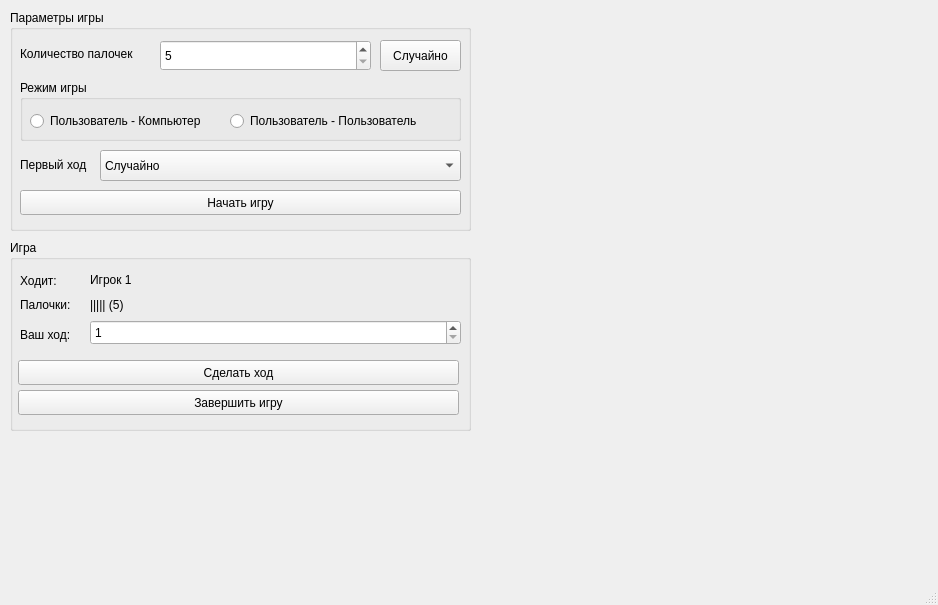
<?xml version="1.0" encoding="UTF-8"?>
<ui version="4.0">
 <class>MainWindow</class>
 <widget class="QMainWindow" name="MainWindow">
  <property name="geometry">
   <rect>
    <x>0</x>
    <y>0</y>
    <width>938</width>
    <height>605</height>
   </rect>
  </property>
  <property name="windowTitle">
   <string>MainWindow</string>
  </property>
  <widget class="QWidget" name="centralwidget">
   <widget class="QGroupBox" name="qgb_game">
    <property name="geometry">
     <rect>
      <x>10</x>
      <y>240</y>
      <width>461</width>
      <height>191</height>
     </rect>
    </property>
    <property name="title">
     <string>Игра</string>
    </property>
    <widget class="QPushButton" name="qpb_game_end">
     <property name="geometry">
      <rect>
       <x>8</x>
       <y>150</y>
       <width>441</width>
       <height>25</height>
      </rect>
     </property>
     <property name="text">
      <string>Завершить игру</string>
     </property>
    </widget>
    <widget class="QPushButton" name="qpb_game_move">
     <property name="geometry">
      <rect>
       <x>8</x>
       <y>120</y>
       <width>441</width>
       <height>25</height>
      </rect>
     </property>
     <property name="text">
      <string>Сделать ход</string>
     </property>
    </widget>
    <widget class="QLabel" name="label_8">
     <property name="geometry">
      <rect>
       <x>10</x>
       <y>80</y>
       <width>61</width>
       <height>29</height>
      </rect>
     </property>
     <property name="text">
      <string>Ваш ход:</string>
     </property>
    </widget>
    <widget class="QLabel" name="label_9">
     <property name="geometry">
      <rect>
       <x>10</x>
       <y>50</y>
       <width>61</width>
       <height>29</height>
      </rect>
     </property>
     <property name="text">
      <string>Палочки:</string>
     </property>
    </widget>
    <widget class="QLabel" name="label_6">
     <property name="geometry">
      <rect>
       <x>10</x>
       <y>30</y>
       <width>51</width>
       <height>21</height>
      </rect>
     </property>
     <property name="text">
      <string>Ходит:</string>
     </property>
    </widget>
    <widget class="QLabel" name="ql_game_player_now">
     <property name="geometry">
      <rect>
       <x>80</x>
       <y>30</y>
       <width>201</width>
       <height>20</height>
      </rect>
     </property>
     <property name="text">
      <string>Игрок 1</string>
     </property>
    </widget>
    <widget class="QLabel" name="ql_game_sticks_now">
     <property name="geometry">
      <rect>
       <x>80</x>
       <y>50</y>
       <width>371</width>
       <height>29</height>
      </rect>
     </property>
     <property name="text">
      <string>||||| (5)</string>
     </property>
    </widget>
    <widget class="QSpinBox" name="qsb_game_step">
     <property name="geometry">
      <rect>
       <x>80</x>
       <y>80</y>
       <width>371</width>
       <height>25</height>
      </rect>
     </property>
     <property name="minimum">
      <number>1</number>
     </property>
     <property name="maximum">
      <number>3</number>
     </property>
     <property name="singleStep">
      <number>1</number>
     </property>
    </widget>
   </widget>
   <widget class="QGroupBox" name="qgb_settings">
    <property name="geometry">
     <rect>
      <x>10</x>
      <y>10</y>
      <width>461</width>
      <height>221</height>
     </rect>
    </property>
    <property name="title">
     <string>Параметры игры</string>
    </property>
    <widget class="QGroupBox" name="qgb_mod">
     <property name="geometry">
      <rect>
       <x>10</x>
       <y>70</y>
       <width>441</width>
       <height>61</height>
      </rect>
     </property>
     <property name="title">
      <string>Режим игры</string>
     </property>
     <widget class="QRadioButton" name="qrb_human_computer">
      <property name="geometry">
       <rect>
        <x>10</x>
        <y>30</y>
        <width>210</width>
        <height>22</height>
       </rect>
      </property>
      <property name="text">
       <string>Пользователь - Компьютер</string>
      </property>
     </widget>
     <widget class="QRadioButton" name="qrb_human_human">
      <property name="geometry">
       <rect>
        <x>210</x>
        <y>30</y>
        <width>211</width>
        <height>22</height>
       </rect>
      </property>
      <property name="text">
       <string>Пользователь - Пользователь</string>
      </property>
     </widget>
    </widget>
    <widget class="QPushButton" name="qpb_game_begim">
     <property name="geometry">
      <rect>
       <x>10</x>
       <y>180</y>
       <width>441</width>
       <height>25</height>
      </rect>
     </property>
     <property name="text">
      <string>Начать игру</string>
     </property>
    </widget>
    <widget class="QLabel" name="label_4">
     <property name="geometry">
      <rect>
       <x>10</x>
       <y>140</y>
       <width>81</width>
       <height>29</height>
      </rect>
     </property>
     <property name="text">
      <string>Первый ход </string>
     </property>
    </widget>
    <widget class="QComboBox" name="qcb_game_player_first">
     <property name="geometry">
      <rect>
       <x>90</x>
       <y>140</y>
       <width>361</width>
       <height>31</height>
      </rect>
     </property>
     <item>
      <property name="text">
       <string>Случайно</string>
      </property>
     </item>
     <item>
      <property name="text">
       <string>Игрок 1</string>
      </property>
     </item>
     <item>
      <property name="text">
       <string>Игрок 2</string>
      </property>
     </item>
    </widget>
    <widget class="QLabel" name="label_2">
     <property name="geometry">
      <rect>
       <x>10</x>
       <y>30</y>
       <width>131</width>
       <height>27</height>
      </rect>
     </property>
     <property name="text">
      <string>Количество палочек </string>
     </property>
    </widget>
    <widget class="QPushButton" name="qpb_game_sticks_random">
     <property name="geometry">
      <rect>
       <x>370</x>
       <y>30</y>
       <width>81</width>
       <height>31</height>
      </rect>
     </property>
     <property name="text">
      <string>Случайно</string>
     </property>
    </widget>
    <widget class="QSpinBox" name="qsb_game_sticks">
     <property name="geometry">
      <rect>
       <x>150</x>
       <y>30</y>
       <width>211</width>
       <height>31</height>
      </rect>
     </property>
     <property name="minimum">
      <number>5</number>
     </property>
     <property name="maximum">
      <number>50</number>
     </property>
     <property name="displayIntegerBase">
      <number>10</number>
     </property>
    </widget>
   </widget>
  </widget>
  <widget class="QMenuBar" name="menubar">
   <property name="geometry">
    <rect>
     <x>0</x>
     <y>0</y>
     <width>938</width>
     <height>25</height>
    </rect>
   </property>
  </widget>
  <widget class="QStatusBar" name="statusbar"/>
 </widget>
 <resources/>
 <connections/>
</ui>
